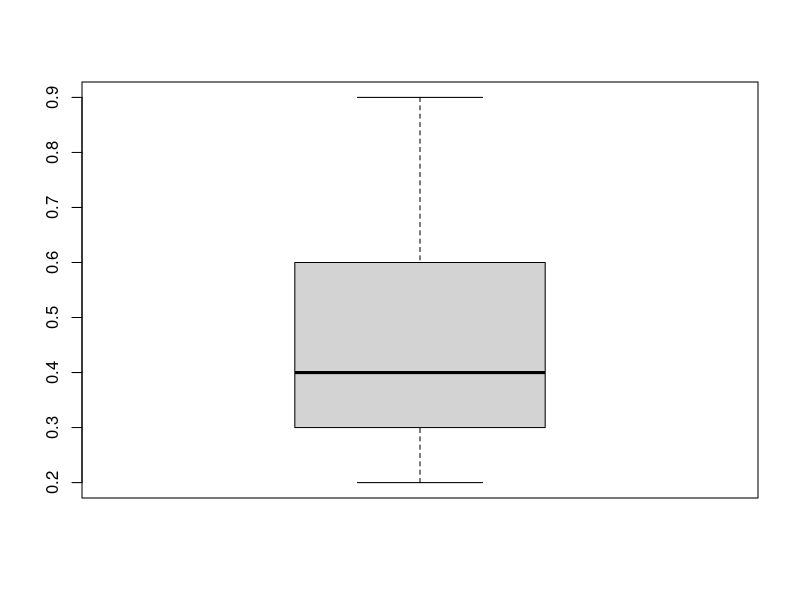
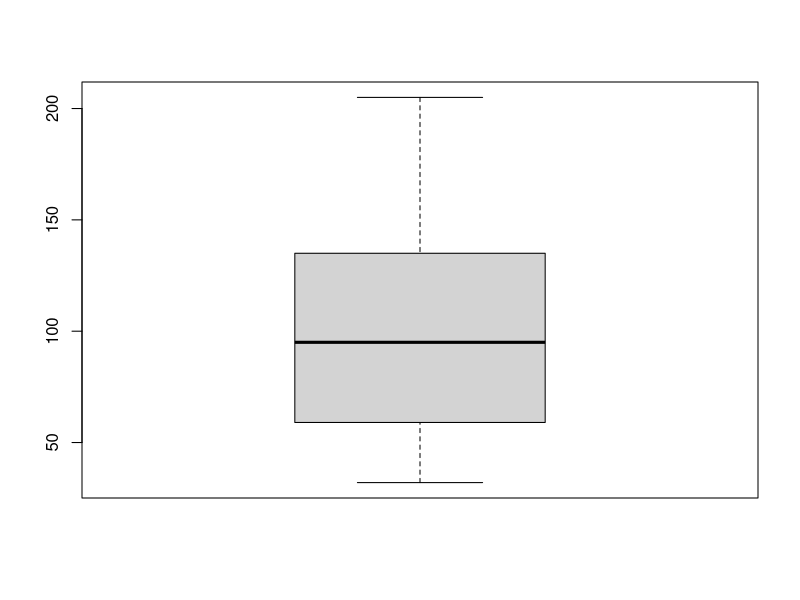
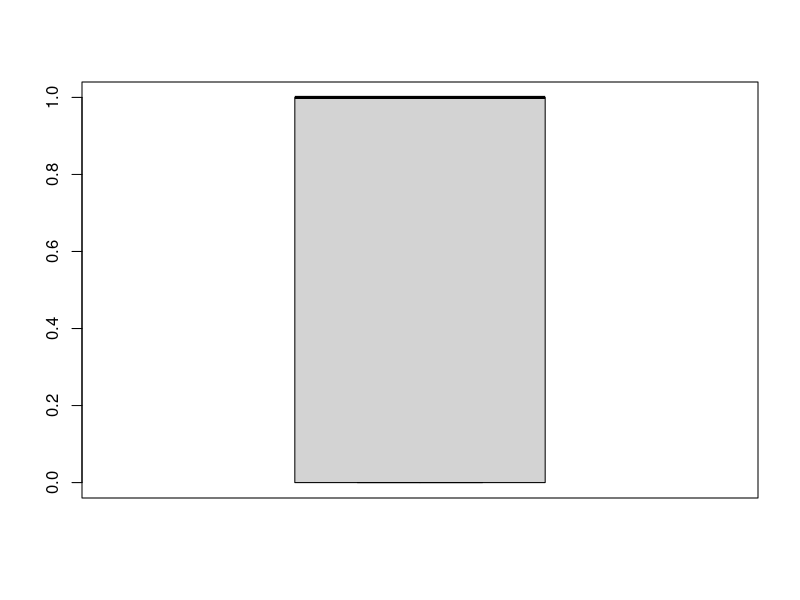
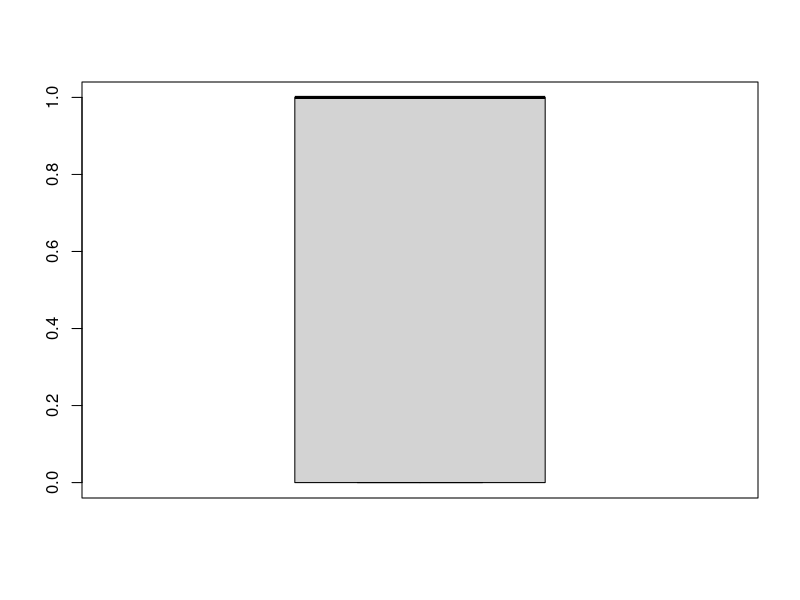
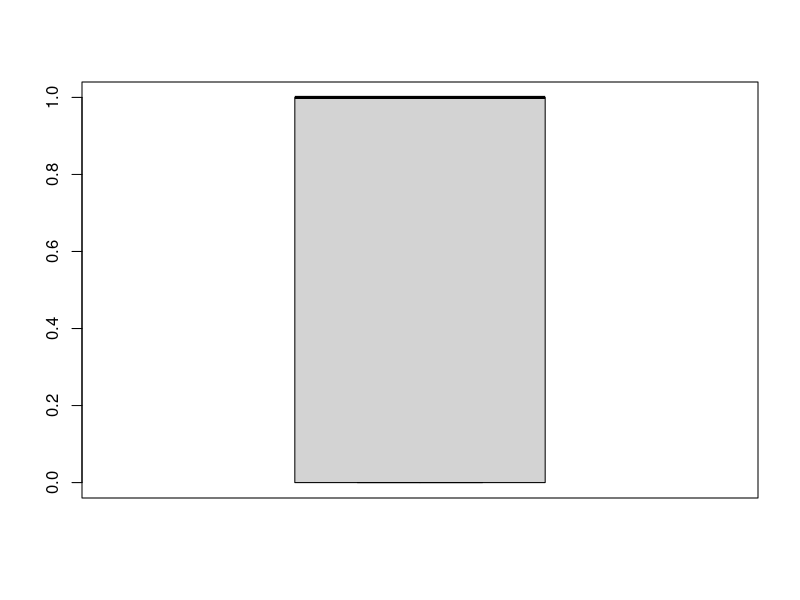
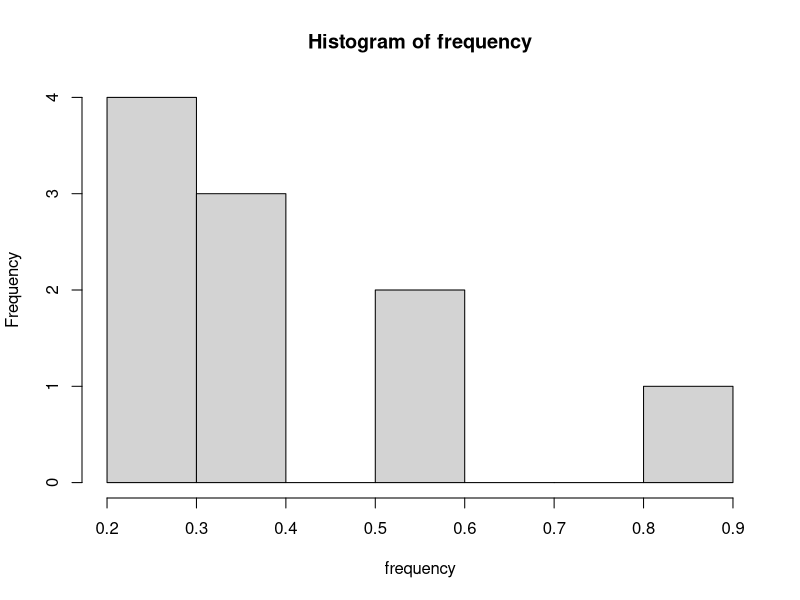
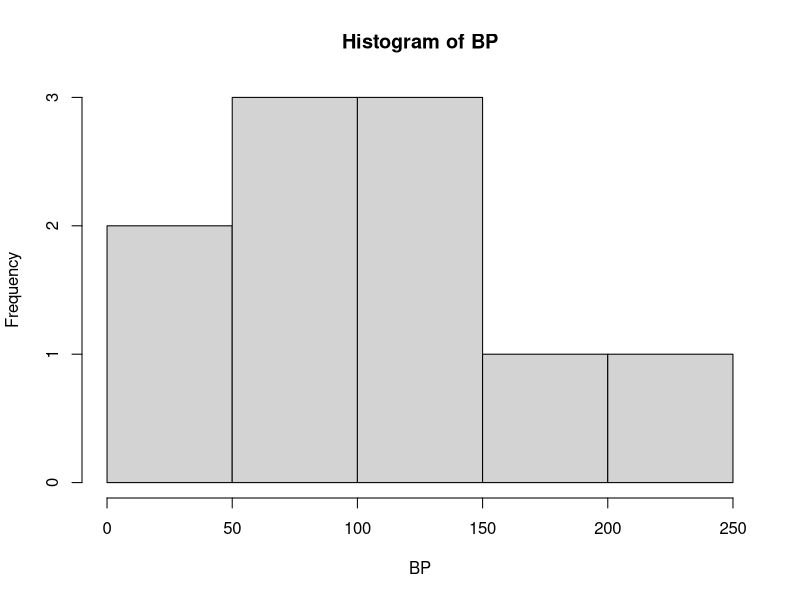
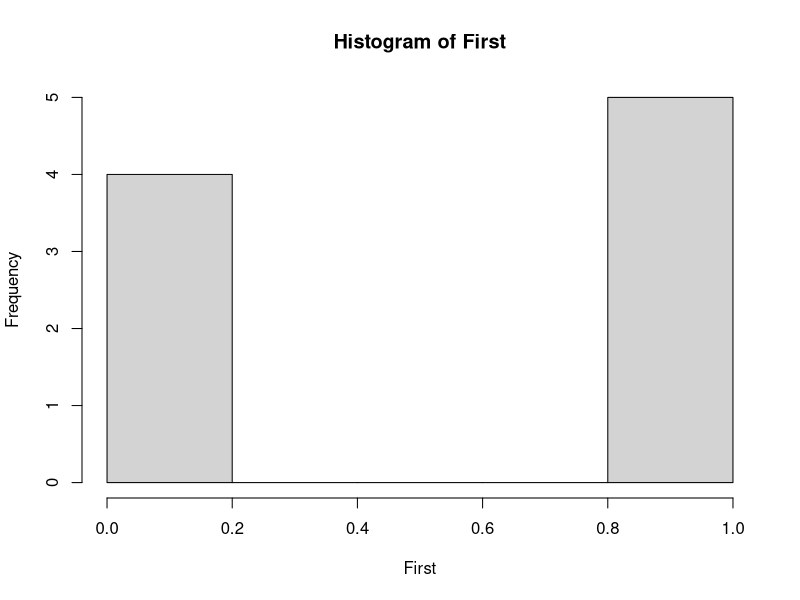

These charts were generated, in order, by the following R code:
frequency <- c(0.6,0.3,0.4,0.4,0.2,0.6,0.3,0.4,0.9,0.2)
BP <- c(103,87,32,42,59,109,78,205,135,176)
First <- c(1,1,1,1,0,0,0,0,NA,1)
Second <- c(0,0,1,1,0,0,1,1,1,1)
FinalDecision <- c(0,1,0,1,0,1,0,1,1,1)

df <- data.frame(frequency,BP,First,Second,FinalDecision)

boxplot(frequency)
boxplot(BP)
boxplot(First)
boxplot(Second)
boxplot(FinalDecision)

hist(frequency)
hist(BP)
hist(First)
hist(Second)
hist(FinalDecision)

#2

#From the results, i can see that with the BP's, most of them were around the avereage, 3 were below average and 2 above normal. Those that weren't average were
#considered bad assessment and High inregards to immediate care. From the MD's assessment, there were mixed decisions in regards to the condition of the patient, same with the final decision.


